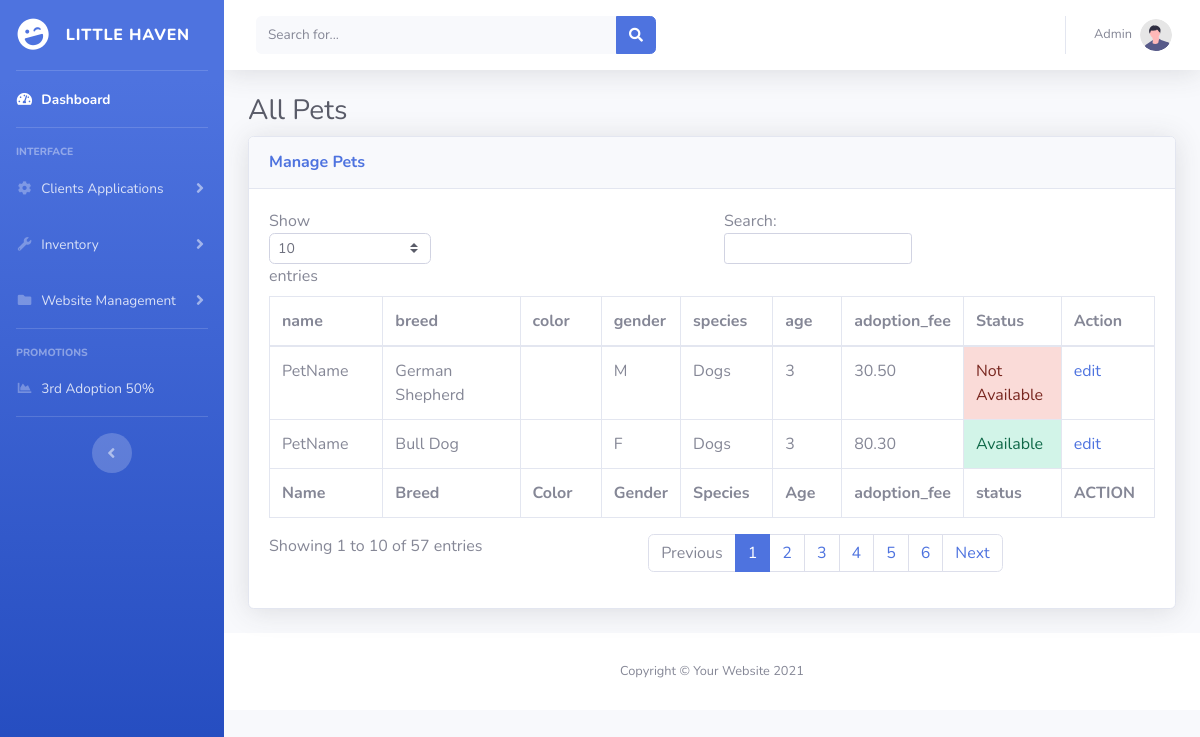
Page /admin/view_pet.php on the earlier database version.
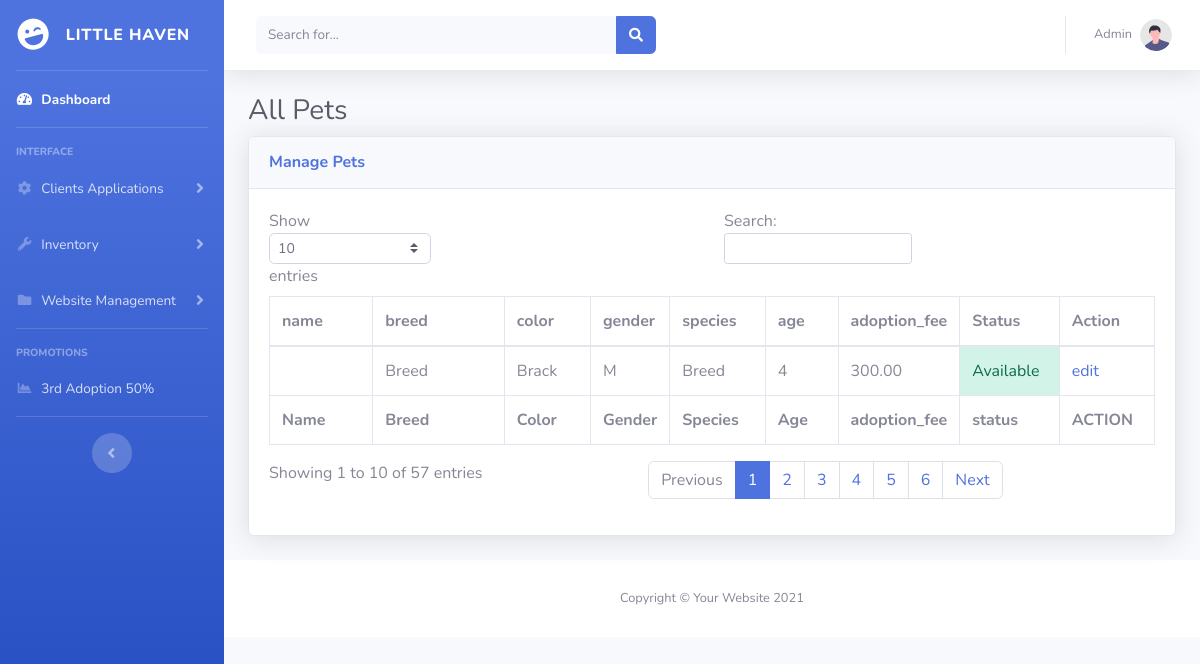
Same page on the later database version.
### tables this page shows
CREATE TABLE `pets` (
  `pet_id` int(11) NOT NULL,
  `name` varchar(100) NOT NULL,
  `species` varchar(50) NOT NULL,
  `breed` varchar(50) DEFAULT NULL,
  `age` int(11) DEFAULT NULL,
  `color` varchar(20) DEFAULT NULL,
  `gender` varchar(1) NOT NULL,
  `adoption_fee` decimal(20,2) NOT NULL,
  `description` text DEFAULT NULL,
  `image_url` varchar(255) DEFAULT NULL,
  `available` tinyint(1) DEFAULT 1,
  `created_at` timestamp NOT NULL DEFAULT current_timestamp(),
  `updated_at` timestamp NOT NULL DEFAULT current_timestamp() ON UPDATE current_timestamp()
);

### functions/pet_functions.php (called while the page is built, shortened)
<?php
include 'db_connection.php';
function getAllPets() {
    global $conn;
    $sql = "SELECT * FROM pets";
    $result = mysqli_query($conn, $sql);
    $pets = mysqli_fetch_all($result, MYSQLI_ASSOC);
    return $pets;
}
?>

### admin/view_pet.php (the view, shortened to what this page needs)
<?php
include 'inc/head.php';
include '../functions/db_connection.php';
include '../functions/pet_functions.php';
$pets = getAllPets();
?>
<div class="container-fluid">
<h1 class="h3 mb-2 text-gray-800">All Pets</h1>
<div class="card shadow mb-4">
    <div class="card-header py-3">
        <h6 class="m-0 font-weight-bold text-primary">Manage Pets</h6>
    </div>
    <div class="card-body">
        <div class="table-responsive">
            <div id="dataTable_wrapper" class="dataTables_wrapper dt-bootstrap4"><div class="row"><div class="col-sm-12 col-md-6"><div class="dataTables_length" id="dataTable_length"><label>Show <select name="dataTable_length" aria-controls="dataTable" class="custom-select custom-select-sm form-control form-control-sm"><option value="10">10</option><option value="25">25</option><option value="50">50</option><option value="100">100</option></select> entries</label></div></div><div class="col-sm-12 col-md-6"><div id="dataTable_filter" class="dataTables_filter"><label>Search:<input type="search" class="form-control form-control-sm" placeholder="" aria-controls="dataTable"></label></div></div></div><div class="row"><div class="col-sm-12"><table class="table table-bordered dataTable" id="dataTable" width="100%" cellspacing="0" role="grid" aria-describedby="dataTable_info" style="width: 100%;">
                <thead>
                    <tr role="row">
                        <th class="sorting sorting_asc" tabindex="0" aria-controls="dataTable" rowspan="1" colspan="1" style="width: 191.883px;" aria-sort="ascending" aria-label="Name: activate to sort column descending">name</th>
                        <th class="sorting" tabindex="0" aria-controls="dataTable" rowspan="1" colspan="1" style="width: 290.883px;" aria-label="Position: activate to sort column ascending">breed</th>
                        <th class="sorting" tabindex="0" aria-controls="dataTable" rowspan="1" colspan="1" style="width: 138.883px;" aria-label="Office: activate to sort column ascending">color</th>
                        <th class="sorting" tabindex="0" aria-controls="dataTable" rowspan="1" colspan="1" style="width: 64.8833px;" aria-label="Age: activate to sort column ascending">gender</th>
                        <th class="sorting" tabindex="0" aria-controls="dataTable" rowspan="1" colspan="1" style="width: 130.883px;" aria-label="Start date: activate to sort column ascending">species</th>
                        <th class="sorting" tabindex="0" aria-controls="dataTable" rowspan="1" colspan="1" style="width: 117.883px;" aria-label="Salary: activate to sort column ascending"> age</th>
                        <th class="sorting" tabindex="0" aria-controls="dataTable" rowspan="1" colspan="1" style="width: 117.883px;" aria-label="Salary: activate to sort column ascending"> adoption_fee</th>
                        <th class="sorting" tabindex="0" aria-controls="dataTable" rowspan="1" colspan="1" style="width: 117.883px;" aria-label="Salary: activate to sort column ascending"> Status</th>
                        <th class="sorting" tabindex="0" aria-controls="dataTable" rowspan="1" colspan="1" style="width: 117.883px;" aria-label="Salary: activate to sort column ascending"> Action</th>
                    </tr>
                </thead>
                <tfoot>
                    <tr><th rowspan="1" colspan="1">Name</th><th rowspan="1" colspan="1">Breed</th><th rowspan="1" colspan="1">Color</th><th rowspan="1" colspan="1">Gender</th><th rowspan="1" colspan="1">Species</th><th rowspan="1" colspan="1">Age</th>
                    <th rowspan="1" colspan="1">adoption_fee</th>
                    <th rowspan="1" colspan="1">status</th>
                    <th rowspan="1" colspan="1">ACTION</th>
                </tr>
                </tfoot>
                <tbody>
                <?php foreach ($pets as $pet): ?>
                <tr  class="odd">
                    <td  class="sorting_1"><?php echo $pet['name']; ?></td>
                    <td><?php echo $pet['breed']; ?></td>
                    <td><?php echo $pet['color']; ?></td>
                    <td><?php echo $pet['gender']; ?></td>
                    <td><?php echo $pet['species']; ?></td>
                    <td><?php echo $pet['age']; ?></td>
                    <td><?php echo $pet['adoption_fee']; ?></td>
                    <?php
                    if ($pet['available'] == '1') {
                            ?> <td class="alert-success">Available</td><?php
                            }
                            else {
                                ?> <td class="alert-danger">Not Available</td><?php
                    }
                       ?>
                    <td><a href="../admin/update_pet.php?id=<?php echo $pet['pet_id']; ?>">edit</a></td>
                </tr>
                <?php endforeach; ?>
                </tbody>
            </table>
        </div></div><div class="row"><div class="col-sm-12 col-md-5"><div class="dataTables_info" id="dataTable_info" role="status" aria-live="polite">Showing 1 to 10 of 57 entries</div></div><div class="col-sm-12 col-md-7"><div class="dataTables_paginate paging_simple_numbers" id="dataTable_paginate"><ul class="pagination"><li class="paginate_button page-item previous disabled" id="dataTable_previous"><a href="#" aria-controls="dataTable" data-dt-idx="0" tabindex="0" class="page-link">Previous</a></li><li class="paginate_button page-item active"><a href="#" aria-controls="dataTable" data-dt-idx="1" tabindex="0" class="page-link">1</a></li><li class="paginate_button page-item "><a href="#" aria-controls="dataTable" data-dt-idx="2" tabindex="0" class="page-link">2</a></li><li class="paginate_button page-item "><a href="#" aria-controls="dataTable" data-dt-idx="3" tabindex="0" class="page-link">3</a></li><li class="paginate_button page-item "><a href="#" aria-controls="dataTable" data-dt-idx="4" tabindex="0" class="page-link">4</a></li><li class="paginate_button page-item "><a href="#" aria-controls="dataTable" data-dt-idx="5" tabindex="0" class="page-link">5</a></li><li class="paginate_button page-item "><a href="#" aria-controls="dataTable" data-dt-idx="6" tabindex="0" class="page-link">6</a></li><li class="paginate_button page-item next" id="dataTable_next"><a href="#" aria-controls="dataTable" data-dt-idx="7" tabindex="0" class="page-link">Next</a></li></ul></div></div></div></div>
        </div>
    </div>
</div>
</div>
 <?php include 'inc/footer.php';

### admin/inc/head.php (shortened to what this page needs)
<!DOCTYPE html>
<html lang="en">
<head>
    <link href="vendor/fontawesome-free/css/all.min.css" rel="stylesheet" type="text/css">
    <link href="css/sb-admin-2.min.css" rel="stylesheet">
</head>
<body id="page-top">
    <div id="wrapper">
        <ul class="navbar-nav bg-gradient-primary sidebar sidebar-dark accordion" id="accordionSidebar">
            <a class="sidebar-brand d-flex align-items-center justify-content-center" href="index.php">
                <div class="sidebar-brand-icon rotate-n-15">
                    <i class="fas fa-laugh-wink"></i>
                </div>
                <div class="sidebar-brand-text mx-3">Little Haven</div>
            </a>
            <hr class="sidebar-divider my-0">
            <li class="nav-item active">
                <a class="nav-link" href="index.php">
                    <i class="fas fa-fw fa-tachometer-alt"></i>
                    <span>Dashboard</span></a>
            </li>
            <hr class="sidebar-divider">
            <div class="sidebar-heading">
                Interface
            </div>
            <li class="nav-item">
                <a class="nav-link collapsed" href="#" data-toggle="collapse" data-target="#collapseTwo"
                    aria-expanded="true" aria-controls="collapseTwo">
                    <i class="fas fa-fw fa-cog"></i>
                    <span>Clients Applications</span>
                </a>
            </li>
            <li class="nav-item">
                <a class="nav-link collapsed" href="#" data-toggle="collapse" data-target="#collapseUtilities"
                    aria-expanded="true" aria-controls="collapseUtilities">
                    <i class="fas fa-fw fa-wrench"></i>
                    <span>Inventory</span>
                </a>
            </li>
            <li class="nav-item">
                <a class="nav-link collapsed" href="#" data-toggle="collapse" data-target="#collapsePages"
                    aria-expanded="true" aria-controls="collapsePages">
                    <i class="fas fa-fw fa-folder"></i>
                    <span>Website Management</span>
                </a>
            </li>
            <hr class="sidebar-divider">
            <div class="sidebar-heading">
Promotions            </div>
            <li class="nav-item">
                <a class="nav-link" href="charts.html">
                    <i class="fas fa-fw fa-chart-area"></i>
                    <span>3rd Adoption 50% </span></a>
            </li>
            <hr class="sidebar-divider d-none d-md-block">
            <div class="text-center d-none d-md-inline">
                <button class="rounded-circle border-0" id="sidebarToggle"></button>
            </div>
        </ul>
        <div id="content-wrapper" class="d-flex flex-column">
            <div id="content">
                <nav class="navbar navbar-expand navbar-light bg-white topbar mb-4 static-top shadow">
                    <form
                        class="d-none d-sm-inline-block form-inline mr-auto ml-md-3 my-2 my-md-0 mw-100 navbar-search">
                        <div class="input-group">
                            <input type="text" class="form-control bg-light border-0 small" placeholder="Search for..."
                                aria-label="Search" aria-describedby="basic-addon2">
                            <div class="input-group-append">
                                <button class="btn btn-primary" type="button">
                                    <i class="fas fa-search fa-sm"></i>
                                </button>
                            </div>
                        </div>
                    </form>
                    <ul class="navbar-nav ml-auto">
                        <li class="nav-item dropdown no-arrow">
                            <a class="nav-link dropdown-toggle" href="#" id="userDropdown" role="button"
                                data-toggle="dropdown" aria-haspopup="true" aria-expanded="false">
                                <span class="mr-2 d-none d-lg-inline text-gray-600 small">Admin</span>
                                <img class="img-profile rounded-circle"
                                    src="img/undraw_profile.svg">
                            </a>
                        </li>
                    </ul>
                </nav>

### admin/inc/footer.php (shortened to what this page needs)
           <footer class="sticky-footer bg-white">
                <div class="container my-auto">
                    <div class="copyright text-center my-auto">
                        <span>Copyright &copy; Your Website 2021</span>
                    </div>
                </div>
            </footer>
        </div>
    </div>
</body>
</html>

Differences in the rows shown:
removed pets: name "PetName", breed "German Shepherd", gender "M", species "Dogs", age "3", adoption_fee "30.50", available "Not Available"
removed pets: name "PetName", breed "Bull Dog", gender "F", species "Dogs", age "3", adoption_fee "80.30", available "Available"
added pets: breed "Breed", color "Brack", gender "M", species "Breed", age "4", adoption_fee "300.00", available "Available"
